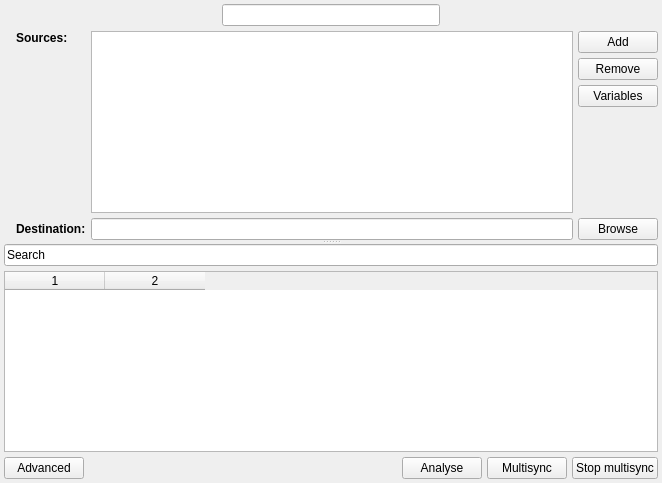
<?xml version="1.0" encoding="UTF-8"?>
<ui version="4.0">
 <class>MultisyncForm</class>
 <widget class="QWidget" name="MultisyncForm">
  <property name="geometry">
   <rect>
    <x>0</x>
    <y>0</y>
    <width>662</width>
    <height>483</height>
   </rect>
  </property>
  <property name="windowTitle">
   <string>Form</string>
  </property>
  <layout class="QGridLayout">
   <property name="margin">
    <number>0</number>
   </property>
   <item row="0" column="0">
    <widget class="QStackedWidget" name="tab_stw">
     <widget class="QWidget" name="page">
      <layout class="QVBoxLayout" name="verticalLayout_5">
       <property name="spacing">
        <number>5</number>
       </property>
       <property name="margin">
        <number>4</number>
       </property>
       <item>
        <layout class="QGridLayout">
         <item row="0" column="2">
          <spacer>
           <property name="orientation">
            <enum>Qt::Horizontal</enum>
           </property>
           <property name="sizeHint" stdset="0">
            <size>
             <width>40</width>
             <height>20</height>
            </size>
           </property>
          </spacer>
         </item>
         <item row="0" column="0">
          <spacer>
           <property name="orientation">
            <enum>Qt::Horizontal</enum>
           </property>
           <property name="sizeHint" stdset="0">
            <size>
             <width>40</width>
             <height>20</height>
            </size>
           </property>
          </spacer>
         </item>
         <item row="0" column="1">
          <widget class="QLineEdit" name="tab_name">
           <property name="statusTip">
            <string>Set multisync name</string>
           </property>
          </widget>
         </item>
        </layout>
       </item>
       <item>
        <widget class="QSplitter" name="splitter">
         <property name="orientation">
          <enum>Qt::Vertical</enum>
         </property>
         <widget class="QWidget" name="widget" native="true">
          <property name="maximumSize">
           <size>
            <width>16777215</width>
            <height>250</height>
           </size>
          </property>
          <layout class="QVBoxLayout" name="verticalLayout_6">
           <property name="margin">
            <number>0</number>
           </property>
           <item>
            <layout class="QGridLayout" name="gridLayout_2">
             <property name="spacing">
              <number>5</number>
             </property>
             <item row="0" column="0">
              <widget class="QLabel" name="label_21">
               <property name="pixmap">
                <pixmap resource="resources.qrc">:/new/prefix1/images/sources.png</pixmap>
               </property>
               <property name="alignment">
                <set>Qt::AlignLeading|Qt::AlignLeft|Qt::AlignTop</set>
               </property>
              </widget>
             </item>
             <item row="0" column="1">
              <widget class="QLabel" name="label_12">
               <property name="text">
                <string>&lt;b&gt;Sources:&lt;/b&gt;</string>
               </property>
               <property name="alignment">
                <set>Qt::AlignLeading|Qt::AlignLeft|Qt::AlignTop</set>
               </property>
              </widget>
             </item>
             <item row="0" column="2">
              <widget class="QListWidget" name="list_multi">
               <property name="statusTip">
                <string>List of multisync sources</string>
               </property>
              </widget>
             </item>
             <item row="0" column="3">
              <layout class="QHBoxLayout" name="horizontalLayout">
               <item>
                <layout class="QVBoxLayout" name="verticalLayout_3">
                 <item>
                  <widget class="QPushButton" name="add_multi">
                   <property name="statusTip">
                    <string>Add source</string>
                   </property>
                   <property name="text">
                    <string>Add</string>
                   </property>
                   <property name="icon">
                    <iconset resource="resources.qrc">
                     <normaloff>:/new/prefix1/images/add.png</normaloff>:/new/prefix1/images/add.png</iconset>
                   </property>
                  </widget>
                 </item>
                 <item>
                  <widget class="QPushButton" name="remove_multi">
                   <property name="statusTip">
                    <string>Remove source</string>
                   </property>
                   <property name="text">
                    <string>Remove</string>
                   </property>
                   <property name="icon">
                    <iconset resource="resources.qrc">
                     <normaloff>:/new/prefix1/images/remove.png</normaloff>:/new/prefix1/images/remove.png</iconset>
                   </property>
                  </widget>
                 </item>
                 <item>
                  <widget class="QPushButton" name="vars_multi">
                   <property name="statusTip">
                    <string extracomment="Modify the variables for the paths of Multisync sources">Modify source path variables</string>
                   </property>
                   <property name="text">
                    <string>Variables</string>
                   </property>
                  </widget>
                 </item>
                 <item>
                  <spacer name="verticalSpacer">
                   <property name="orientation">
                    <enum>Qt::Vertical</enum>
                   </property>
                   <property name="sizeHint" stdset="0">
                    <size>
                     <width>0</width>
                     <height>0</height>
                    </size>
                   </property>
                  </spacer>
                 </item>
                </layout>
               </item>
              </layout>
             </item>
             <item row="1" column="0">
              <widget class="QLabel" name="label_22">
               <property name="pixmap">
                <pixmap resource="resources.qrc">:/new/prefix1/images/Synkron16.png</pixmap>
               </property>
              </widget>
             </item>
             <item row="1" column="1">
              <widget class="QLabel" name="label_13">
               <property name="text">
                <string>&lt;b&gt;Destination:&lt;/b&gt;</string>
               </property>
              </widget>
             </item>
             <item row="1" column="2">
              <widget class="QLineEdit" name="destination_multi">
               <property name="statusTip">
                <string>Set a destination</string>
               </property>
              </widget>
             </item>
             <item row="1" column="3">
              <widget class="QPushButton" name="browse_multi">
               <property name="statusTip">
                <string>Browse for destination</string>
               </property>
               <property name="text">
                <string>Browse</string>
               </property>
               <property name="icon">
                <iconset resource="resources.qrc">
                 <normaloff>:/new/prefix1/images/folder_16.png</normaloff>:/new/prefix1/images/folder_16.png</iconset>
               </property>
              </widget>
             </item>
            </layout>
           </item>
          </layout>
         </widget>
         <widget class="QWidget" name="verticalLayoutWidget">
          <layout class="QVBoxLayout" name="verticalLayout_4">
           <property name="spacing">
            <number>5</number>
           </property>
           <item>
            <widget class="ExtendedLineEdit" name="search_multi">
             <property name="statusTip">
              <string>Search sync log</string>
             </property>
             <property name="text">
              <string>Search</string>
             </property>
            </widget>
           </item>
           <item>
            <widget class="QStackedWidget" name="logs_stw">
             <property name="currentIndex">
              <number>0</number>
             </property>
             <widget class="QWidget" name="page_2">
              <layout class="QVBoxLayout" name="verticalLayout">
               <property name="margin">
                <number>0</number>
               </property>
               <item>
                <widget class="QTableWidget" name="tw_multi">
                 <property name="statusTip">
                  <string>Multisync log</string>
                 </property>
                 <property name="columnCount">
                  <number>2</number>
                 </property>
                 <column/>
                 <column/>
                </widget>
               </item>
              </layout>
             </widget>
             <widget class="QWidget" name="page_3">
              <layout class="QVBoxLayout" name="verticalLayout_2">
               <property name="margin">
                <number>0</number>
               </property>
               <item>
                <widget class="ExtendedTreeWidget" name="analyse_tree">
                 <column>
                  <property name="text">
                   <string>1</string>
                  </property>
                 </column>
                </widget>
               </item>
              </layout>
             </widget>
            </widget>
           </item>
          </layout>
          <zorder>logs_stw</zorder>
          <zorder>search_multi</zorder>
         </widget>
        </widget>
       </item>
       <item>
        <layout class="QGridLayout">
         <property name="spacing">
          <number>5</number>
         </property>
         <item row="0" column="1">
          <spacer>
           <property name="orientation">
            <enum>Qt::Horizontal</enum>
           </property>
           <property name="sizeHint" stdset="0">
            <size>
             <width>40</width>
             <height>20</height>
            </size>
           </property>
          </spacer>
         </item>
         <item row="0" column="3">
          <widget class="QPushButton" name="sync_multi">
           <property name="statusTip">
            <string>Start multisync</string>
           </property>
           <property name="text">
            <string>Multisync</string>
           </property>
           <property name="icon">
            <iconset resource="resources.qrc">
             <normaloff>:/new/prefix1/images/multisync.png</normaloff>:/new/prefix1/images/multisync.png</iconset>
           </property>
          </widget>
         </item>
         <item row="0" column="4">
          <widget class="QPushButton" name="stop_sync_btn">
           <property name="statusTip">
            <string>Stop multisync</string>
           </property>
           <property name="text">
            <string>Stop multisync</string>
           </property>
           <property name="icon">
            <iconset resource="resources.qrc">
             <normaloff>:/new/prefix1/images/stop_sync22.png</normaloff>:/new/prefix1/images/stop_sync22.png</iconset>
           </property>
          </widget>
         </item>
         <item row="0" column="2">
          <widget class="QPushButton" name="go_to_analyse">
           <property name="statusTip">
            <string>Analyse</string>
           </property>
           <property name="text">
            <string>Analyse</string>
           </property>
           <property name="icon">
            <iconset resource="resources.qrc">
             <normaloff>:/new/prefix1/images/analyse_16.png</normaloff>:/new/prefix1/images/analyse_16.png</iconset>
           </property>
          </widget>
         </item>
         <item row="0" column="0">
          <widget class="QPushButton" name="show_advanced">
           <property name="statusTip">
            <string>Show advanced options of configuration</string>
           </property>
           <property name="text">
            <string>Advanced</string>
           </property>
           <property name="icon">
            <iconset resource="resources.qrc">
             <normaloff>:/new/prefix1/images/configure16.png</normaloff>:/new/prefix1/images/configure16.png</iconset>
           </property>
          </widget>
         </item>
        </layout>
       </item>
       <item>
        <layout class="QVBoxLayout" name="advanced_layout"/>
       </item>
      </layout>
     </widget>
    </widget>
   </item>
  </layout>
 </widget>
 <customwidgets>
  <customwidget>
   <class>ExtendedLineEdit</class>
   <extends>QLineEdit</extends>
   <header>extendedlineedit.h</header>
  </customwidget>
  <customwidget>
   <class>ExtendedTreeWidget</class>
   <extends>QTreeWidget</extends>
   <header>extendedtreewidget.h</header>
  </customwidget>
 </customwidgets>
 <resources>
  <include location="resources.qrc"/>
 </resources>
 <connections/>
</ui>
